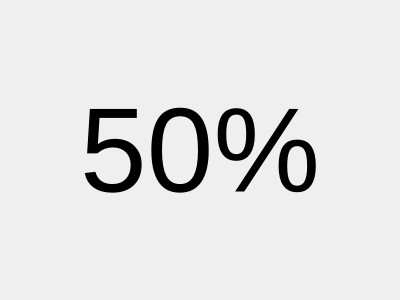
<?xml version="1.0" encoding="UTF-8"?>
<ui version="4.0">
 <class>TSVolSignalWidget</class>
 <widget class="QDialog" name="TSVolSignalWidget">
  <property name="geometry">
   <rect>
    <x>0</x>
    <y>0</y>
    <width>400</width>
    <height>300</height>
   </rect>
  </property>
  <property name="windowTitle">
   <string>Максимальныая вентиляция лекких</string>
  </property>
  <layout class="QVBoxLayout" name="verticalLayout" stretch="5">
   <item>
    <widget class="QLabel" name="MVL">
     <property name="font">
      <font>
       <pointsize>90</pointsize>
       <italic>false</italic>
       <underline>false</underline>
       <strikeout>false</strikeout>
      </font>
     </property>
     <property name="mouseTracking">
      <bool>false</bool>
     </property>
     <property name="acceptDrops">
      <bool>false</bool>
     </property>
     <property name="text">
      <string>50%</string>
     </property>
     <property name="textFormat">
      <enum>Qt::AutoText</enum>
     </property>
     <property name="scaledContents">
      <bool>false</bool>
     </property>
     <property name="alignment">
      <set>Qt::AlignCenter</set>
     </property>
     <property name="wordWrap">
      <bool>false</bool>
     </property>
     <property name="openExternalLinks">
      <bool>false</bool>
     </property>
    </widget>
   </item>
  </layout>
 </widget>
 <resources/>
 <connections/>
</ui>
